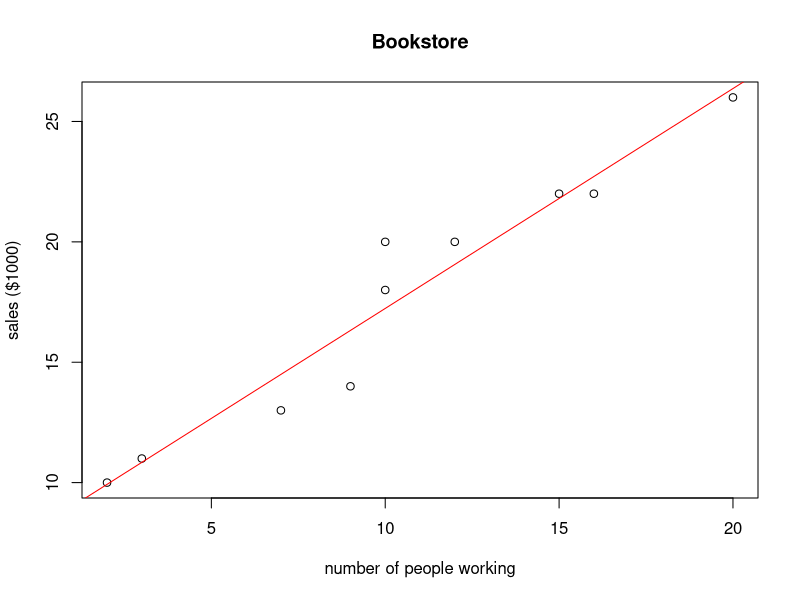
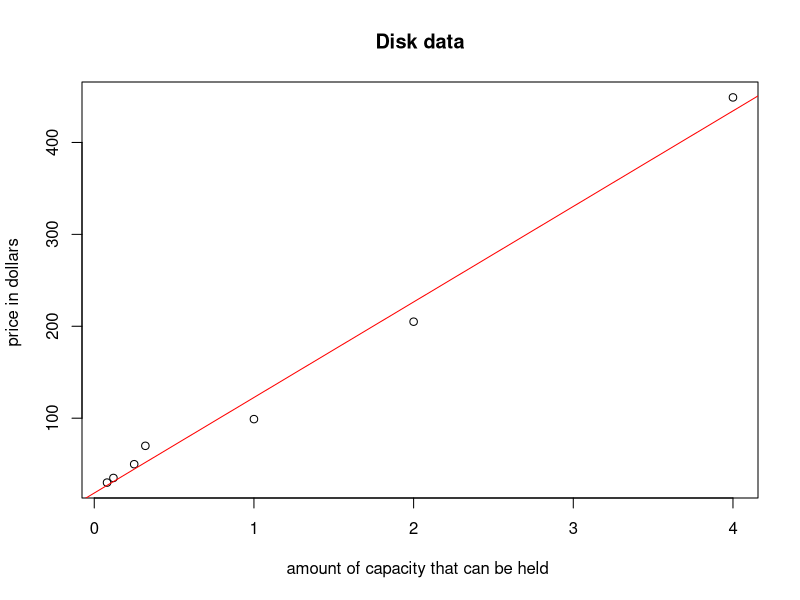

R code for these plots, in order:
## Chapter 7: 17-20

##############################
# (17) - Bookstore sales
##############################

sales_data <- read.csv('bookstore.csv')

#(a) - regression equation
# use lm(y ~ x) to find the linear model
regr <- lm(sales_data$sales.in1000. ~ sales_data$number.of.sales)
summary(regr) #outputs all of the coefficients, etc.
plot(sales_data$number.of.sales, sales_data$sales.in1000., #use auto complete here
     xlab="number of people working",
     
     ylab="sales ($1000)",
     main="Bookstore")
abline(regr, col="red")

# y-hat = 8.1006 + 0.9134x
# y-hat is the predicted sales in $1000s
# x in the number of sales people working


# (b) - interpret slope
# for every extra sales person, the predicted increase in sales
# is about $913.40, according to the model

# (c) - interpret y-intercept
# When zero sales people are working, the bookstore makes about
# $8100 in sales.  This might have meaning.  Perhaps the bookstore
# is making sales online as well.

# (d) - prediction for 18 people
# linear function
sales <- function (people) {
  return (8.1006 + 0.9134*people)
}
num_people <- 18
est <- sales(num_people)
sprintf("When %d people are working, the bookstore will pull about $%.1fk.", num_people, est)

# (e) - residual
# equation: e = obs - pred
# e is the residual variable because it stands for "error"

e <- 25 - sales(18)
sprintf("The residule for 18 people is $%.1fk.  This means the model is an underestimate",e)


#####################
#18
#####################

#a Write the regression equation. Define the variables used in your equation. 

# use lm(y ~ x) to find the linear model

Disk_data <- read.csv("Disk_Data.csv")

regr <- lm(Disk_data$Price..in... ~ Disk_data$Capacity..in.TB)
summary(regr)
plot(Disk_data$Capacity..in.TB.,Disk_data$Price..in...,  #use auto complete here
     xlab="amount of capacity that can be held ",
     ylab="price in dollars ",
     main="Disk data")
abline(regr, col="red")



#b########


# (b) - interpret slope
# an increase in the capacity that a disk drive can hold increases the sale price,
# The price goes up by about $104 for every 1 TB 
# is about $913.40, according to the model

# (c) - interpret y-intercept
# When zero sales people are working, the bookstore makes about
# $8100 in sales.  This might have meaning.  Perhaps the bookstore
# is making sales online as well.

#(D) -What would you predict for the price of a 3.0 TB drive?
# 312$

#(E) - You found a 3.0 TB  drive for 300$. Is this a good buy?
# How much would you save compared to what you expected to buy?
# A 3.0 TB drive for 300$ is a good buy. I would've saved 12$ 

#(F)
#s

